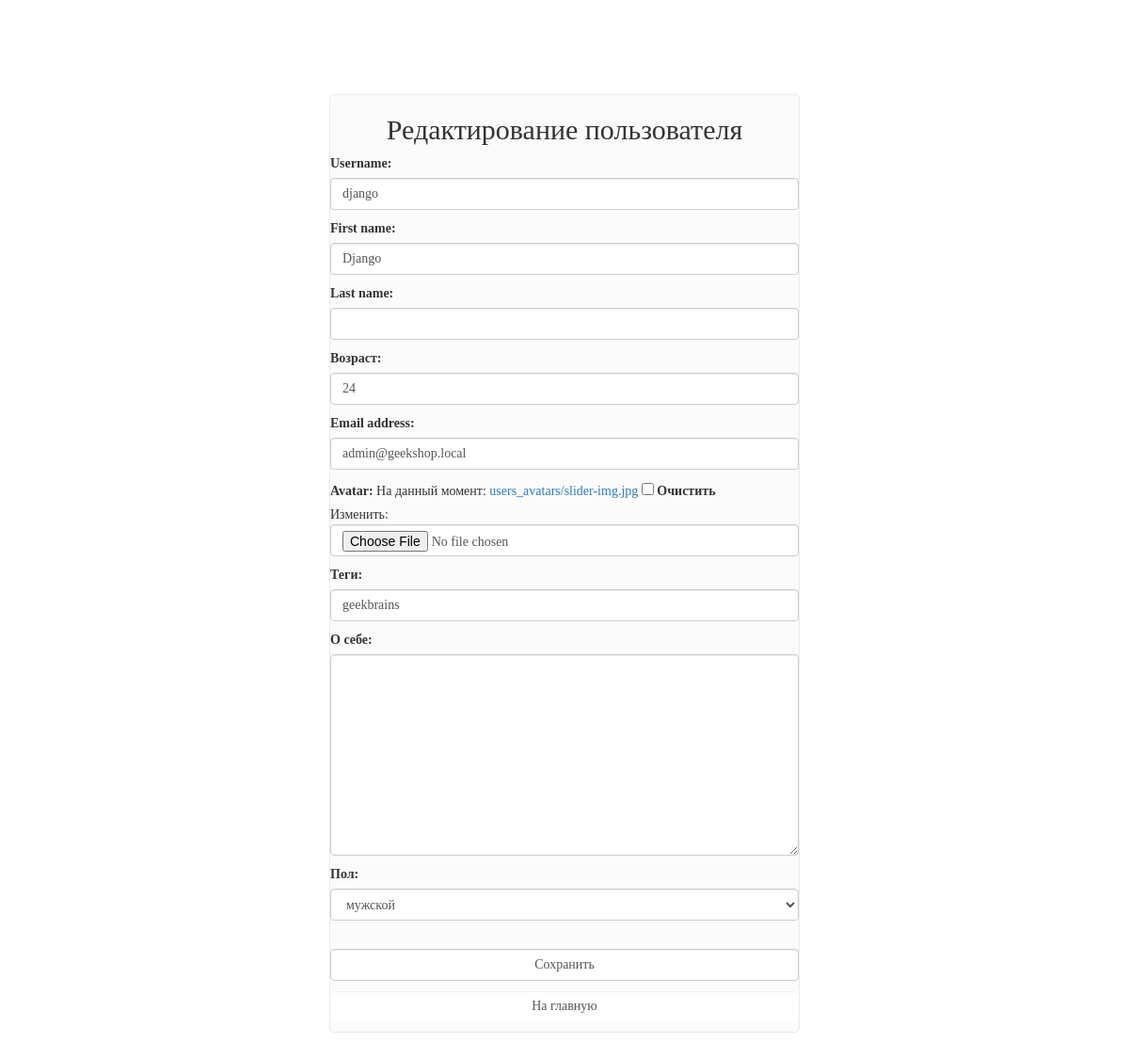
The page /auth/update/ (signed in) on the database its author committed.
### authapp/models.py (models this page shows, shortened)
class ShopUser(AbstractUser):
    age = models.PositiveSmallIntegerField('Возраст', null=True)
    avatar = models.ImageField(upload_to='users_avatars', blank=True)
    id_for_friends = models.CharField('Код для пригашения друзей', max_length=8, blank=True)
    activation_key = models.CharField(max_length=128, blank=True)
    activation_key_expires = models.DateTimeField(default=get_activation_key_expires)

class ShopUserProfile(models.Model):
    MALE = 'M'
    FEMALE = 'W'
    GENDER_CHOICES = (
        (MALE, 'мужской'),
        (FEMALE, 'женский'),
    )
    user = models.OneToOneField(ShopUser, on_delete=models.CASCADE,
                                primary_key=True)
    tagline = models.CharField(verbose_name='теги', max_length=128,
                               blank=True)
    aboutMe = models.TextField(verbose_name='о себе', max_length=512,
                               blank=True)
    gender = models.CharField(verbose_name='пол', max_length=1,
                              choices=GENDER_CHOICES, default=MALE)

### authapp/views.py (the view)
# urls.py: path('update/', authapp.update, name='update'),
@login_required
def update(request):
    if request.method == 'POST':
        form = ShopUserUpdateForm(request.POST, request.FILES, instance=request.user)
        profile_form = ShopUserProfileUpdateForm(request.POST, request.FILES, instance=request.user.shopuserprofile)
        if form.is_valid() and profile_form.is_valid():
            form.save()
            return HttpResponseRedirect(reverse('auth:update'))
    else:
        form = ShopUserUpdateForm(instance=request.user)
        profile_form = ShopUserProfileUpdateForm(instance=request.user.shopuserprofile)
    context = {
        'title': 'Редактирование профиля',
        'form': form,
        'profile_form': profile_form,
    }
    return render(request, 'authapp/update.html', context)

### authapp/forms.py (shortened to what this page needs)
class ShopUserUpdateForm(UserChangeForm):
    class Meta:
        model = ShopUser
        fields = (
            'username', 'password',
            'first_name', 'last_name',
            'age', 'email', 'avatar'
        )
    def __init__(self, *args, **kwargs):
        super().__init__(*args, **kwargs)
        for field_name, field in self.fields.items():
            if field_name == 'password':
                field.widget = forms.HiddenInput()
            else:
                field.widget.attrs['class'] = f'form-control {field_name}'
                field.help_text = ''

class ShopUserProfileUpdateForm(forms.ModelForm):
    class Meta:
        model = ShopUserProfile
        fields = ('tagline', 'aboutMe', 'gender')
    def __init__(self, *args, **kwargs):
        super().__init__(*args, **kwargs)
        for field_name, field in self.fields.items():
            field.widget.attrs['class'] = 'form-control'

### basketapp/context_processors.py (called while the page is built)
def basket(request):
    if request.user.is_authenticated:
        basket = request.user.basket.select_related('product', 'product__category').all()
    else:
        basket = []
    return {
        'basket': basket,
    }

### authapp/templates/authapp/update.html (shortened to what this page needs)
{% extends 'authapp/base.html' %}
{% load static %}
{% block container %}
    <div class="update">
        <div class="h2 text-center head">
            Редактирование пользователя
        </div>
        <form class="form-horizontal" method="post" enctype="multipart/form-data">
            {{ form.as_p }}
            {{ profile_form.as_p }}
            <br>
            <input class="form-control" type="submit" value="Сохранить">
            <a href="{% url 'main:index' %}"
           class="btn btn-round form-control">
            На главную
            </a>
        </form>
    </div>
{% endblock %}

### static/css/style.css (style rules this page uses)
* { margin: 0; padding: 0; }
html, body { height: 100%; }
body { font-family: Montserrat; }
.login, .register, .update { background: #fbfbfb; border: 1px solid #eaeaea; border-radius: 5px; overflow: hidden; width: 28em; min-width: 500px; margin: 100px auto; position: relative; display: block; }
.form-control { margin-bottom: 10px; }

### rows shown on the page
ShopUser: username "django", first_name "Django", age "24", email "admin@geekshop.local"
ShopUserProfile: tagline "geekbrains", gender "мужской"
